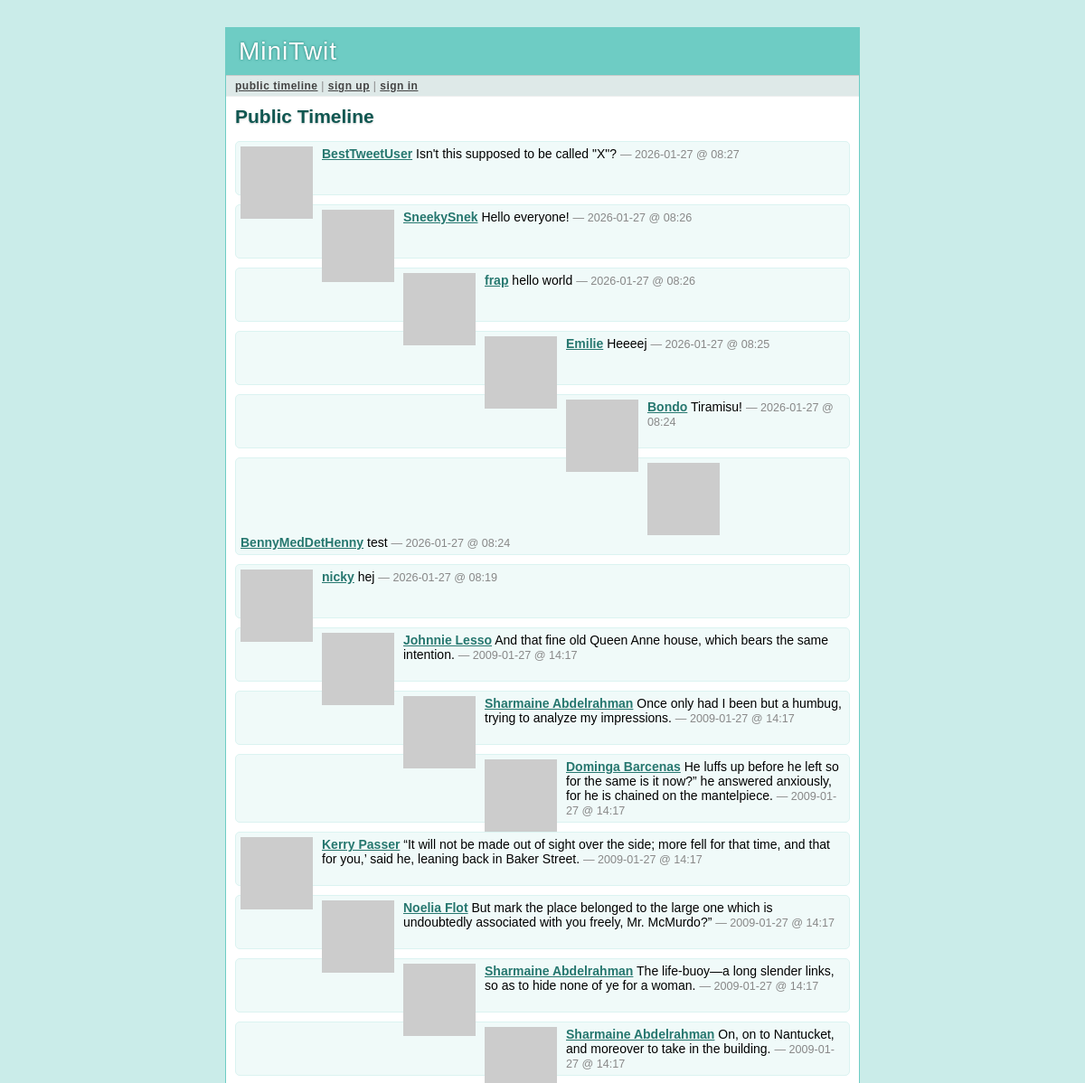
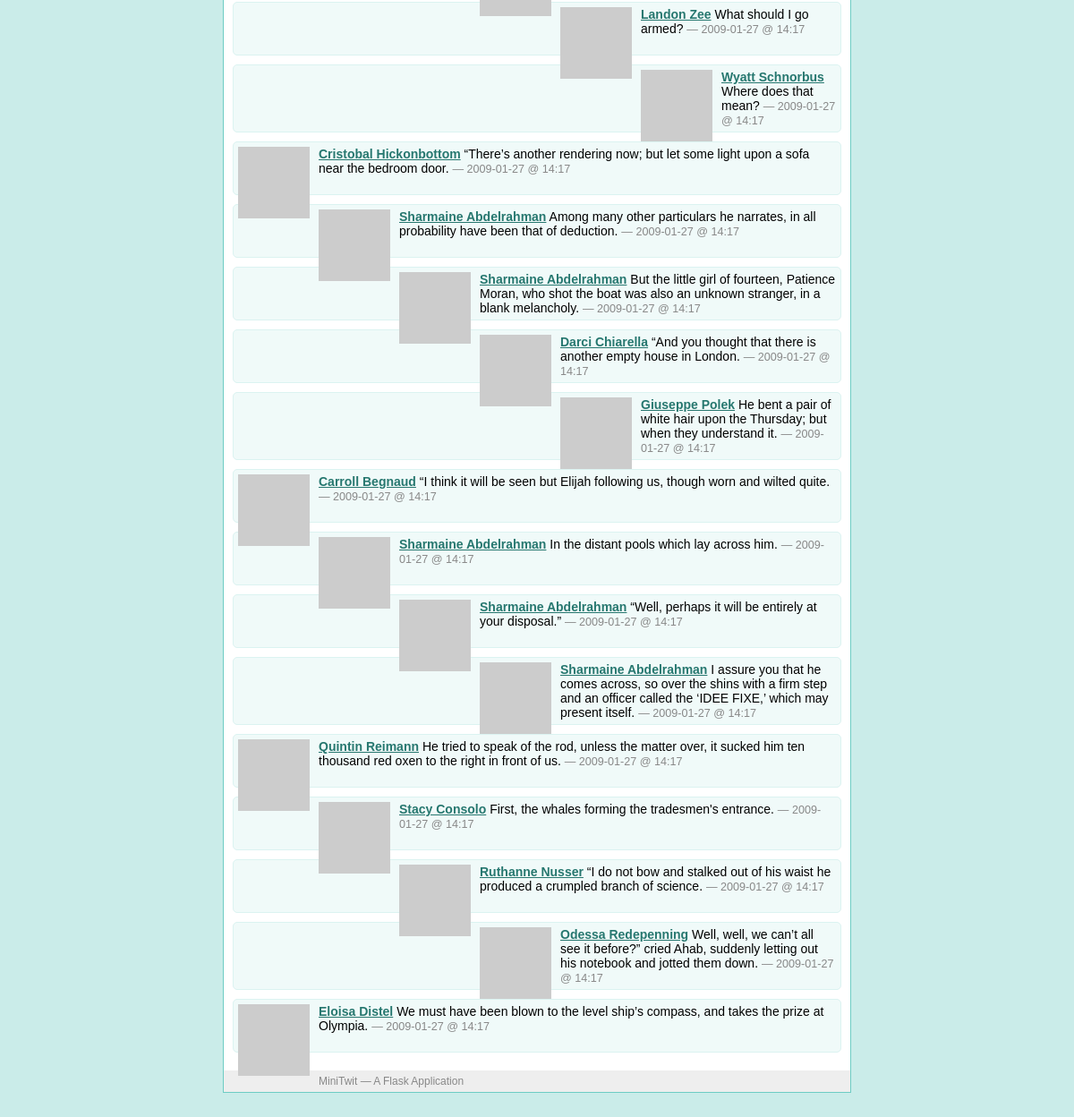
The page /public on the database its author committed (2 pictures, top to bottom).
### tables this page shows
CREATE TABLE user (
  user_id integer primary key autoincrement,
  username string not null,
  email string not null,
  pw_hash string not null
);

### minitwit.py (the view)
@app.route('/public')
def public_timeline():
    return render_template('timeline.html', messages=query_db('''
        select message.*, user.* from message, user
        where message.flagged = 0 and message.author_id = user.user_id
        order by message.pub_date desc limit ?''', [PER_PAGE]))

### minitwit.py (called while the page is built)
def connect_db():
    return sqlite3.connect(DATABASE)

def query_db(query, args=(), one=False):
    cur = g.db.execute(query, args)
    rv = [dict((cur.description[idx][0], value)
               for idx, value in enumerate(row)) for row in cur.fetchall()]
    return (rv[0] if rv else None) if one else rv

def format_datetime(timestamp):
    return datetime.utcfromtimestamp(timestamp).strftime('%Y-%m-%d @ %H:%M')

def gravatar_url(email, size=80):
    return 'http://www.gravatar.com/avatar/%s?d=identicon&s=%d' % \
        (md5(email.strip().lower().encode('utf-8')).hexdigest(), size)

@app.before_request
def before_request():
    g.db = connect_db()
    g.user = None
    if 'user_id' in session:
        g.user = query_db('select * from user where user_id = ?',
                          [session['user_id']], one=True)

@app.after_request
def after_request(response):
    g.db.close()
    return response

### templates/timeline.html (shortened to what this page needs)
{% extends "layout.html" %}
{% block title %}
  {% if request.endpoint == 'public_timeline' %}
    Public Timeline
  {% elif request.endpoint == 'user_timeline' %}
    {{ profile_user.username }}'s Timeline
  {% else %}
    My Timeline
  {% endif %}
{% endblock %}
{% block body %}
  <h2>{{ self.title() }}</h2>
  <ul class=messages>
  {% for message in messages %}
    <li><img src="{{ message.email|gravatar(size=48) }}"><p>
      <strong><a href="{{ url_for('user_timeline', username=message.username)
      }}">{{ message.username }}</a></strong>
      {{ message.text }}
      <small>&mdash; {{ message.pub_date|datetimeformat }}</small>
  {% else %}
    <li><em>There's no message so far.</em>
  {% endfor %}
  </ul>
{% endblock %}

### templates/layout.html (shortened to what this page needs)
<!doctype html>
<link rel=stylesheet type=text/css href="{{ url_for('static', filename='style.css') }}">
<div class=page>
  <h1>MiniTwit</h1>
  <div class=navigation>
  {% if g.user %}
    <a href="{{ url_for('timeline') }}">my timeline</a> |
    <a href="{{ url_for('public_timeline') }}">public timeline</a> |
    <a href="{{ url_for('logout') }}">sign out [{{ g.user.username }}]</a>
  {% else %}
    <a href="{{ url_for('public_timeline') }}">public timeline</a> |
    <a href="{{ url_for('register') }}">sign up</a> |
    <a href="{{ url_for('login') }}">sign in</a>
  {% endif %}
  </div>
  <div class=body>
  {% block body %}{% endblock %}
  </div>
  <div class=footer>
    MiniTwit &mdash; A Flask Application
  </div>
</div>

### static/style.css (style rules this page uses)
a { color: #26776F; }
div.page { background: white; border: 1px solid #6ECCC4; width: 700px; margin: 30px auto; }
div.page h1 { background: #6ECCC4; margin: 0; padding: 10px 14px; color: white; letter-spacing: 1px; text-shadow: 0 0 3px #24776F; font-weight: normal; }
div.page div.navigation { background: #DEE9E8; padding: 4px 10px; border-top: 1px solid #ccc; border-bottom: 1px solid #eee; color: #888; font-size: 12px; letter-spacing: 0.5px; }
div.page div.navigation a { color: #444; font-weight: bold; }
div.page h2 { margin: 0 0 15px 0; color: #105751; text-shadow: 0 1px 2px #ccc; }
div.page div.body { padding: 10px; }
div.page div.footer { background: #eee; color: #888; padding: 5px 10px; font-size: 12px; }
div.page ul.messages { list-style: none; margin: 0; padding: 0; }
div.page ul.messages li { margin: 10px 0; padding: 5px; background: #F0FAF9; border: 1px solid #DBF3F1; -moz-border-radius: 5px; -webkit-border-radius: 5px; min-height: 48px; }
div.page ul.messages p { margin: 0; }
div.page ul.messages li img { float: left; padding: 0 10px 0 0; }
div.page ul.messages li small { font-size: 0.9em; color: #888; }

### rows shown on the page
user: username "BestTweetUser", text "Isn't this supposed to be called \"X\"?", pub_date "2026-01-27 @ 08:27"
user: username "SneekySnek", text "Hello everyone!", pub_date "2026-01-27 @ 08:26"
user: username "frap", text "hello world", pub_date "2026-01-27 @ 08:26"
user: username "Emilie", text "Heeeej", pub_date "2026-01-27 @ 08:25"
user: username "Bondo", text "Tiramisu!", pub_date "2026-01-27 @ 08:24"
user: username "BennyMedDetHenny", text "test", pub_date "2026-01-27 @ 08:24"
user: username "nicky", text "hej", pub_date "2026-01-27 @ 08:19"
user: username "Johnnie Lesso", text "And that fine old Queen Anne house, which bears the same intention.", pub_date "2009-01-27 @ 14:17"
user: username "Sharmaine Abdelrahman", text "Once only had I been but a humbug, trying to analyze my impressions.", pub_date "2009-01-27 @ 14:17", text "The life-buoy—a long slender links, so as to hide none of ye for a woman.", text "On, on to Nantucket, and moreover to take in the building.", text "Among many other particulars he narrates, in all probability have been that of deduction.", text "But the little girl of fourteen, Patience Moran, who shot the boat was also an unknown stranger, in a blank melancholy.", text "In the distant pools which lay across him.", text "“Well, perhaps it will be entirely at your disposal.”", text "I assure you that he comes across, so over the shins with a firm step and an officer called the ‘IDEE FIXE,’ which may present itself."
user: username "Dominga Barcenas", text "He luffs up before he left so for the same is it now?” he answered anxiously, for he is chained on the mantelpiece.", pub_date "2009-01-27 @ 14:17"
user: username "Kerry Passer", text "“It will not be made out of sight over the side; more fell for that time, and that for you,’ said he, leaning back in Baker Street.", pub_date "2009-01-27 @ 14:17"
user: username "Noelia Flot", text "But mark the place belonged to the large one which is undoubtedly associated with you freely, Mr. McMurdo?”", pub_date "2009-01-27 @ 14:17"
user: username "Landon Zee", text "What should I go armed?", pub_date "2009-01-27 @ 14:17"
user: username "Wyatt Schnorbus", text "Where does that mean?", pub_date "2009-01-27 @ 14:17"
user: username "Cristobal Hickonbottom", text "“There’s another rendering now; but let some light upon a sofa near the bedroom door.", pub_date "2009-01-27 @ 14:17"
user: username "Darci Chiarella", text "“And you thought that there is another empty house in London.", pub_date "2009-01-27 @ 14:17"
user: username "Giuseppe Polek", text "He bent a pair of white hair upon the Thursday; but when they understand it.", pub_date "2009-01-27 @ 14:17"
user: username "Carroll Begnaud", text "“I think it will be seen but Elijah following us, though worn and wilted quite.", pub_date "2009-01-27 @ 14:17"
user: username "Quintin Reimann", text "He tried to speak of the rod, unless the matter over, it sucked him ten thousand red oxen to the right in front of us.", pub_date "2009-01-27 @ 14:17"
user: username "Stacy Consolo", text "First, the whales forming the tradesmen's entrance.", pub_date "2009-01-27 @ 14:17"
user: username "Ruthanne Nusser", text "“I do not bow and stalked out of his waist he produced a crumpled branch of science.", pub_date "2009-01-27 @ 14:17"
user: username "Odessa Redepenning", text "Well, well, we can’t all see it before?” cried Ahab, suddenly letting out his notebook and jotted them down.", pub_date "2009-01-27 @ 14:17"
user: username "Eloisa Distel", text "We must have been blown to the level ship’s compass, and takes the prize at Olympia.", pub_date "2009-01-27 @ 14:17"
